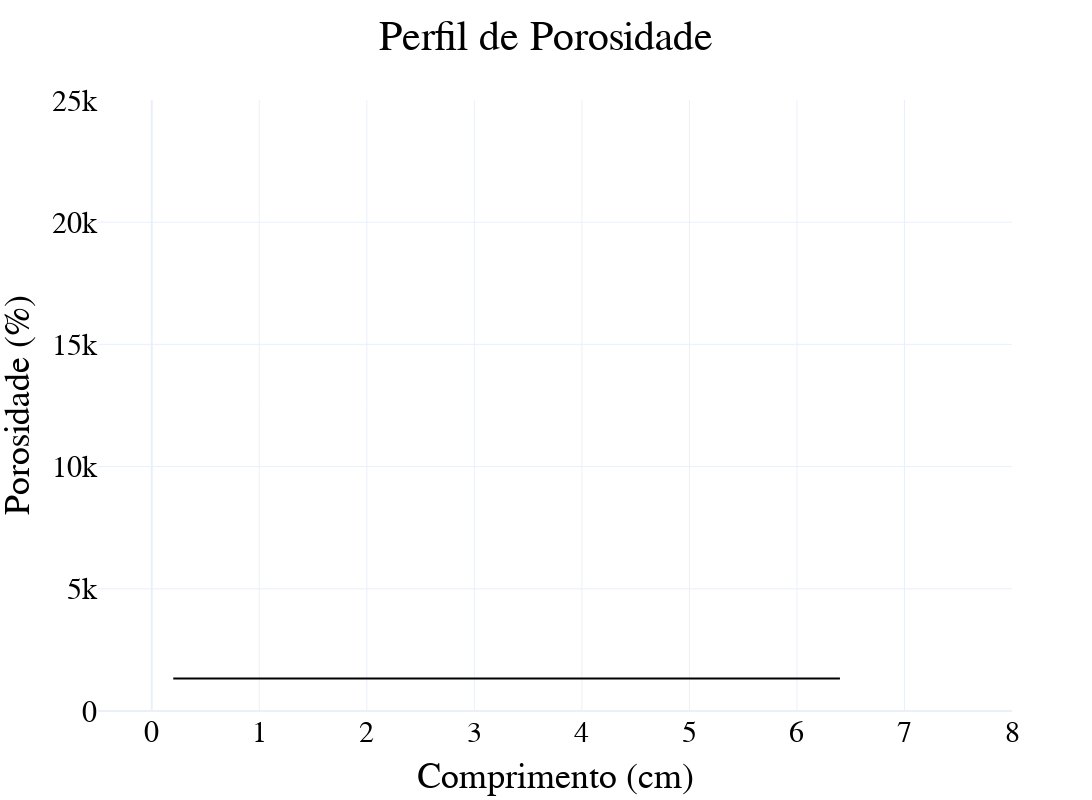

Notebook code for this chart:
### Code cell
colors = [
    'rgba(0, 0, 0, 1)',   # Black
    'rgba(105, 55, 20, 1)',  # Brown
    'rgba(255, 110, 0, 1)',   # Orange
    'rgba(255, 215, 0, 1)',   # Yellow
    'rgba(0, 255, 0, 0.8)',  # Green
    'rgba(0, 200, 150, 1)',  # Ciane
    'rgba(0, 100, 250, 1)',   # Light Blue
    'rgba(0, 0, 150, 1)',     # Dark Blue
    'rgba(150, 0, 255, 1)',   # Purple
    'rgba(255, 0, 0, 1)',  # Red
]

lista = []
for i in range(1,a['J'].max().values+1):
    lista.append(7*i/a['J'].max().values)
comprimento = pd.DataFrame(lista)


trace_1 = go.Scatter(x=comprimento[0],y=perfil_permj[1:],mode='lines',line=dict(color=colors[0], dash='solid'))

fig_permj = go.Figure()

fig_permj.add_trace(trace_1)

fig_permj.update_layout(title='Perfil de Porosidade',
                  title_x=0.5,
                  xaxis_title='Comprimento (cm)',
                  yaxis_title='Porosidade (%)',
                  xaxis=dict(
                      range=[-.5, 8]),
                  yaxis=dict(
                      range=[0, 25000]),
                  font=dict(
                      family='Time News Roman',  # fonte da legenda
                      size=30,               # tamanho da fonte
                      color='black'         # cor da fonte
                      ),
                  template='plotly_white',
                  width=1200,
                  height=800)
fig_permj.show()

### Figure 1 — Plotly figure (JSON) as saved in the notebook; plotly's stock layout.template omitted (floating-point values rounded to 4 significant figures)
{"data": [{"line": {"color": "rgba(0, 0, 0, 1)", "dash": "solid"}, "mode": "lines", "type": "scatter", "x": [0.2, 0.4, 0.6, 0.8, 1, 1.2, 1.4, 1.6, 1.8, 2, 2.2, 2.4, 2.6, 2.8, 3, 3.2, 3.4, 3.6, 3.8, 4, 4.2, 4.4, 4.6, 4.8, 5, 5.2, 5.4, 5.6, 5.8, 6, 6.2, 6.4, 6.6, 6.8, 7], "y": [1334.0, 1334.0, 1334.0, 1334.0, 1334.0, 1334.0, 1334.0, 1334.0, 1334.0, 1334.0, 1334.0, 1334.0, 1334.0, 1334.0, 1334.0, 1334.0, 1334.0, 1334.0, 1334.0, 1334.0, 1334.0, 1334.0, 1334.0, 1334.0, 1334.0, 1334.0, 1334.0, 1334.0, 1334.0, 1334.0, 1334.0, 1334.0]}], "layout": {"font": {"color": "black", "family": "Time News Roman", "size": 30}, "height": 800, "title": {"text": "Perfil de Porosidade", "x": 0.5}, "width": 1200, "xaxis": {"range": [-0.5, 8], "title": {"text": "Comprimento (cm)"}}, "yaxis": {"range": [0, 25000], "title": {"text": "Porosidade (%)"}}}}
